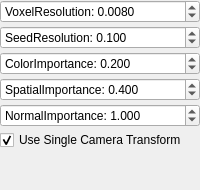
         <widget class="QWidget" name="SupervoxelClustering">
          <layout class="QVBoxLayout" name="verticalLayout_8">
           <property name="spacing">
            <number>3</number>
           </property>
           <property name="leftMargin">
            <number>0</number>
           </property>
           <property name="topMargin">
            <number>0</number>
           </property>
           <property name="rightMargin">
            <number>0</number>
           </property>
           <property name="bottomMargin">
            <number>0</number>
           </property>
           <item>
            <widget class="QDoubleSpinBox" name="dspin_voxelresolution">
             <property name="sizePolicy">
              <sizepolicy hsizetype="Ignored" vsizetype="Fixed">
               <horstretch>0</horstretch>
               <verstretch>0</verstretch>
              </sizepolicy>
             </property>
             <property name="maximumSize">
              <size>
               <width>16777215</width>
               <height>24</height>
              </size>
             </property>
             <property name="toolTip">
              <string>Set the resolution of the octree voxels</string>
             </property>
             <property name="prefix">
              <string>VoxelResolution: </string>
             </property>
             <property name="decimals">
              <number>4</number>
             </property>
             <property name="maximum">
              <double>99999.000000000000000</double>
             </property>
             <property name="value">
              <double>0.008000000000000</double>
             </property>
            </widget>
           </item>
           <item>
            <widget class="QDoubleSpinBox" name="dspin_seedresolution">
             <property name="sizePolicy">
              <sizepolicy hsizetype="Ignored" vsizetype="Fixed">
               <horstretch>0</horstretch>
               <verstretch>0</verstretch>
              </sizepolicy>
             </property>
             <property name="maximumSize">
              <size>
               <width>16777215</width>
               <height>24</height>
              </size>
             </property>
             <property name="toolTip">
              <string>Set the resolution of the octree seed voxels</string>
             </property>
             <property name="prefix">
              <string>SeedResolution: </string>
             </property>
             <property name="decimals">
              <number>3</number>
             </property>
             <property name="value">
              <double>0.100000000000000</double>
             </property>
            </widget>
           </item>
           <item>
            <widget class="QDoubleSpinBox" name="dspin_colorimportance">
             <property name="sizePolicy">
              <sizepolicy hsizetype="Ignored" vsizetype="Fixed">
               <horstretch>0</horstretch>
               <verstretch>0</verstretch>
              </sizepolicy>
             </property>
             <property name="maximumSize">
              <size>
               <width>16777215</width>
               <height>24</height>
              </size>
             </property>
             <property name="toolTip">
              <string>Set the importance of color for supervoxels</string>
             </property>
             <property name="prefix">
              <string>ColorImportance: </string>
             </property>
             <property name="decimals">
              <number>3</number>
             </property>
             <property name="value">
              <double>0.200000000000000</double>
             </property>
            </widget>
           </item>
           <item>
            <widget class="QDoubleSpinBox" name="dspin_spatialmportance">
             <property name="sizePolicy">
              <sizepolicy hsizetype="Ignored" vsizetype="Fixed">
               <horstretch>0</horstretch>
               <verstretch>0</verstretch>
              </sizepolicy>
             </property>
             <property name="maximumSize">
              <size>
               <width>16777215</width>
               <height>24</height>
              </size>
             </property>
             <property name="toolTip">
              <string>Set the importance of spatial distance for supervoxels</string>
             </property>
             <property name="prefix">
              <string>SpatialImportance: </string>
             </property>
             <property name="decimals">
              <number>3</number>
             </property>
             <property name="value">
              <double>0.400000000000000</double>
             </property>
            </widget>
           </item>
           <item>
            <widget class="QDoubleSpinBox" name="dspin_normallmportance">
             <property name="sizePolicy">
              <sizepolicy hsizetype="Ignored" vsizetype="Fixed">
               <horstretch>0</horstretch>
               <verstretch>0</verstretch>
              </sizepolicy>
             </property>
             <property name="maximumSize">
              <size>
               <width>16777215</width>
               <height>24</height>
              </size>
             </property>
             <property name="toolTip">
              <string>Set the importance of scalar normal product for supervoxels</string>
             </property>
             <property name="prefix">
              <string>NormalImportance: </string>
             </property>
             <property name="decimals">
              <number>3</number>
             </property>
             <property name="value">
              <double>1.000000000000000</double>
             </property>
            </widget>
           </item>
           <item>
            <widget class="QCheckBox" name="check_transform">
             <property name="sizePolicy">
              <sizepolicy hsizetype="Ignored" vsizetype="Fixed">
               <horstretch>0</horstretch>
               <verstretch>0</verstretch>
              </sizepolicy>
             </property>
             <property name="toolTip">
              <string>&lt;html&gt;&lt;head/&gt;&lt;body&gt;&lt;p&gt;Set whether or not to use the single camera transform&lt;/p&gt;&lt;p&gt;note :By default it will be used for organized clouds, but not for unorganized - this parameter will override that behavior&lt;/p&gt;&lt;p&gt;The single camera transform scales bin size so that it increases exponentially with depth (z dimension).&lt;/p&gt;&lt;p&gt;This is done to account for the decreasing point density found with depth when using an RGB-D camera.&lt;/p&gt;&lt;p&gt;Without the transform, beyond a certain depth adjacency of voxels breaks down unless the voxel size is set to a large value.&lt;/p&gt;&lt;p&gt;Using the transform allows preserving detail up close, while allowing adjacency at distance.&lt;/p&gt;&lt;p&gt;The specific transform used here is: x /= z; y /= z; z = ln(z);&lt;/p&gt;&lt;p&gt;This transform is applied when calculating the octree bins in OctreePointCloudAdjacency&lt;/p&gt;&lt;/body&gt;&lt;/html&gt;</string>
             </property>
             <property name="text">
              <string>Use Single Camera Transform</string>
             </property>
             <property name="checked">
              <bool>true</bool>
             </property>
            </widget>
           </item>
           <item>
            <spacer name="verticalSpacer_7">
             <property name="orientation">
              <enum>Qt::Vertical</enum>
             </property>
             <property name="sizeHint" stdset="0">
              <size>
               <width>20</width>
               <height>40</height>
              </size>
             </property>
            </spacer>
           </item>
          </layout>
         </widget>
